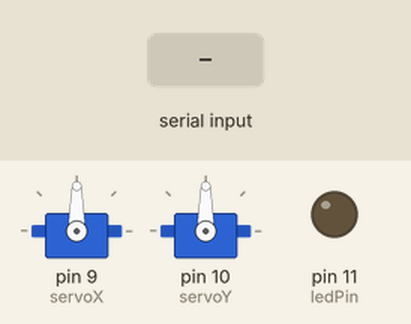
Simulated run of this sketch. Board: Arduino Uno, built with avr-gcc and run on an emulated ATmega328P. On the bench: 2 × servo, output pins drawn as LEDs (lit = HIGH). The inputs (shaded band) are chosen by the test bench.

Above: at 1.2 s.
1.3 s: "1" received over Serial
At 1.8 s:
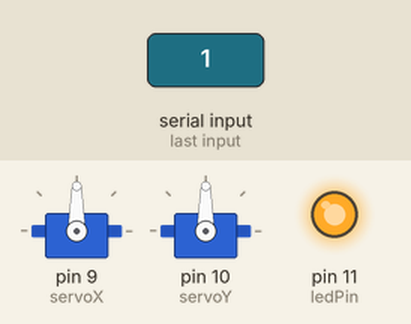
2.8 s: "0" received over Serial
Timing chart, 0 to 5.8 s (numbered marks = the images above; inputs shaded):
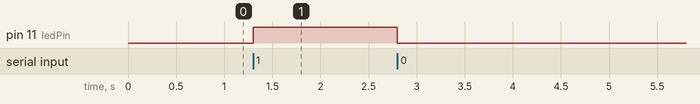

Measured:
- after the input at 1.3 s, pin 11 (ledPin): LOW → HIGH at once

The sketch:

arduino.ino
```cpp
#include <Servo.h>

Servo servoX;
Servo servoY;

int ledPin = 11;

// ===== LED状态 =====
enum LEDState {
  OFF,
  ON_HOLD,
  FADING
};

LEDState ledState = OFF;

unsigned long stateStartTime = 0;

const unsigned long ON_TIME = 3000;     // 亮3秒
const unsigned long FADE_TIME = 3000;   // 渐暗3秒

int ledBrightness = 0;

void setup()
{
    servoX.attach(9);
    servoY.attach(10);

    pinMode(ledPin, OUTPUT);

    Serial.begin(9600);
}

void loop()
{
    handleSerial();
    updateLED();
}

// =========================
// 接收串口指令
// =========================
void handleSerial()
{
    if (Serial.available())
    {
        char cmd = Serial.read();

        if (cmd == '1')
        {
            ledState = ON_HOLD;
            stateStartTime = millis();
            ledBrightness = 255;

            analogWrite(ledPin, ledBrightness); // ⭐ PWM点亮
        }

        if (cmd == '0')
        {
            ledState = OFF;
            ledBrightness = 0;
            analogWrite(ledPin, 0);
        }
    }
}

// =========================
// LED状态机（核心）
// =========================
void updateLED()
{
    if (ledState == ON_HOLD)
    {
        if (millis() - stateStartTime >= ON_TIME)
        {
            ledState = FADING;
            stateStartTime = millis();
        }
    }

    else if (ledState == FADING)
    {
        unsigned long t = millis() - stateStartTime;

        if (t >= FADE_TIME)
        {
            ledState = OFF;
            ledBrightness = 0;
            analogWrite(ledPin, 0);
            return;
        }

        float progress = 1.0 - (float)t / FADE_TIME;
        ledBrightness = (int)(255 * progress);

        analogWrite(ledPin, ledBrightness);
    }
}
```
